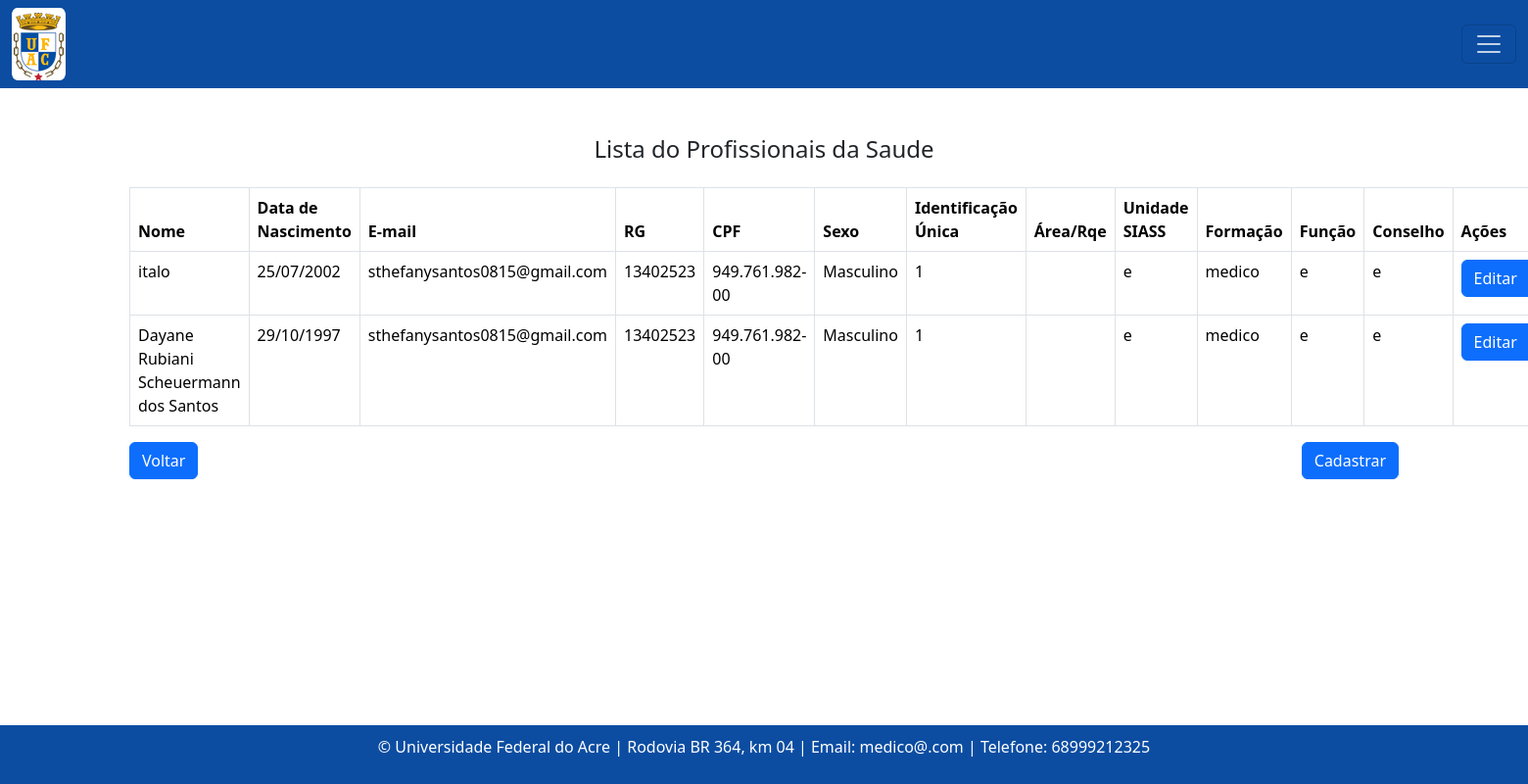
Page /profissionaldasaude/ on the earlier database version.
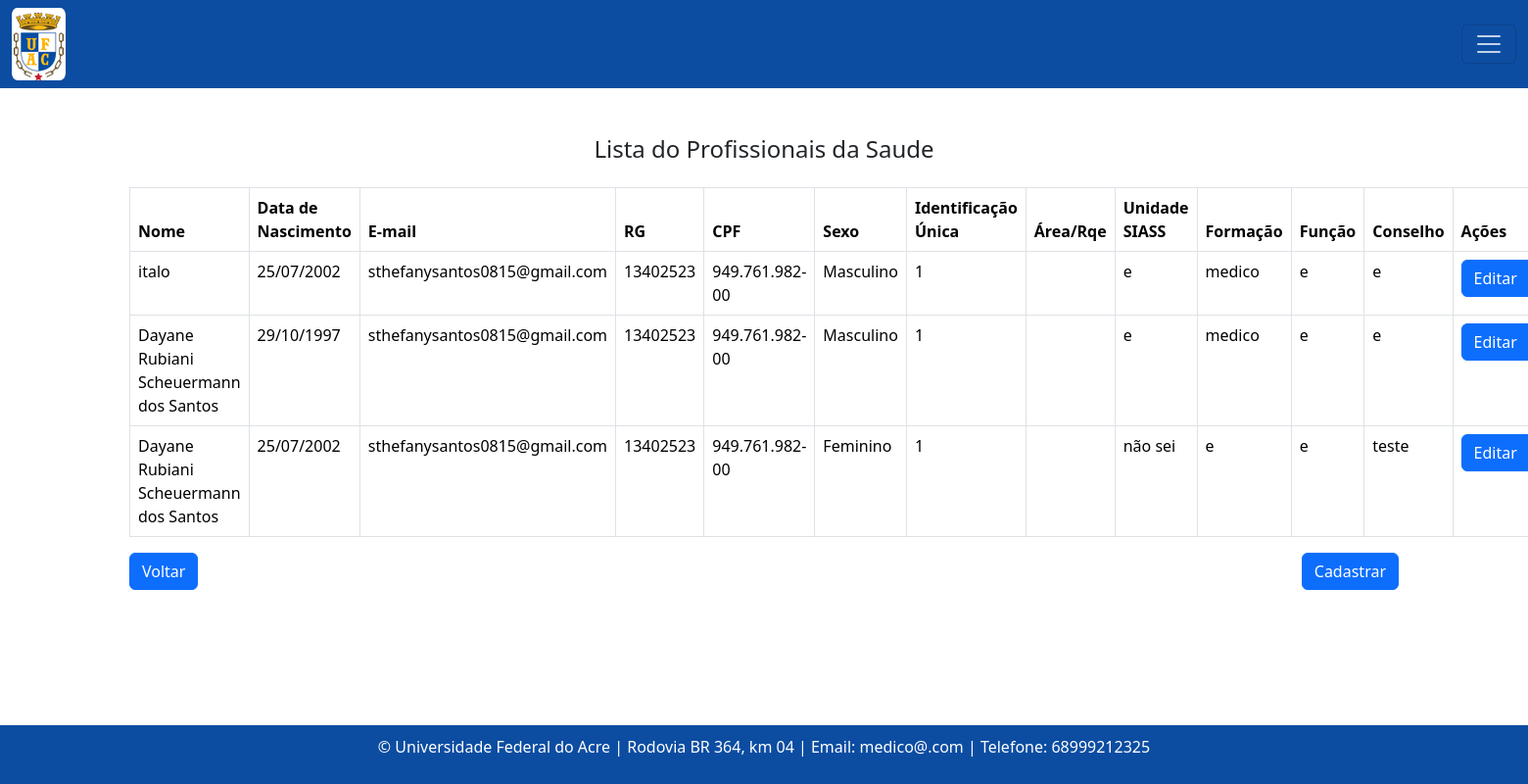
Same page on the later database version.
### consulta/models.py (models this page shows, shortened)
class Profissionaldasaude(models.Model):
    nome = models.CharField(max_length=100)
    data_nascimento = models.DateField()
    email = models.EmailField()
    rg = models.CharField(max_length=20)
    cpf = models.CharField(max_length=14)
    sexo = models.CharField(max_length=1, choices=[('M', 'Masculino'), ('F', 'Feminino')]) #O parâmetro choices em um campo CharField ou IntegerField é usado para fornecer uma lista de escolhas para esse campo
    identificacao_unica = models.CharField(max_length=50, default='')
    cep = models.CharField(max_length=9)
    cidade = models.CharField(max_length=50)
    bairro = models.CharField(max_length=50, default='')
    uf = models.CharField(max_length=2)
    numero = models.CharField(max_length=10)
    ddd_telefone = models.CharField(max_length=10)
    complemento = models.CharField(max_length=100, blank=True, null=True, default='') # blank=True, null=True é pra dizer que não é obrigatorio
    area = models.CharField(max_length=50, default='')
    unidade_siass = models.CharField(max_length=50, default='')
    formacao = models.CharField(max_length=20)
    conselho = models.CharField(max_length=20)
    registro = models.CharField(max_length=20)

### consulta/views.py (the view)
# urls.py: path('profissionaldasaude/', listar_profissionaldasaude, name= 'profissionaldasaudeListagem'),
def listar_profissionaldasaude(request):
    profissionaldasaude = Profissionaldasaude.objects.all()
    return render(request, 'consultas/listagem_profissionaldasaude.html', {'profissionaldasaude': profissionaldasaude})

### templates/consultas/listagem_profissionaldasaude.html (shortened to what this page needs)
{% extends "base.html" %}
{% block content %}
  <h4 class="text-center mb-4">Lista do Profissionais da Saude</h4>
  <table class="table table-bordered">
    <thead>
      <tr>
        <th>Nome</th>
        <th>Data de Nascimento</th>
        <th>E-mail</th>
        <th>RG</th>
        <th>CPF</th>
        <th>Sexo</th>
        <th>Identificação Única</th>
        <th>Área/Rqe</th>
        <th>Unidade SIASS</th>
        <th>Formação</th>
        <th>Função</th>
        <th>Conselho</th>
        <th>Ações</th>
      </tr>
    </thead>
    <tbody>
      {% for profissionaldasaude in profissionaldasaude %}
      <tr>
        <td>{{ profissionaldasaude.nome }}</td>
        <td>{{ profissionaldasaude.data_nascimento | date:"d/m/Y " }}</td>
        <td>{{ profissionaldasaude.email }}</td>
        <td>{{ profissionaldasaude.rg }}</td>
        <td>{{ profissionaldasaude.cpf }}</td>
        <td>{{ profissionaldasaude.get_sexo_display }}</td>
        <td>{{ profissionaldasaude.identificacao_unica }}</td>
        <td>{{ profissionaldasaude.area_rqe }}</td>
        <td>{{ profissionaldasaude.unidade_siass }}</td>
        <td>{{ profissionaldasaude.formacao }}</td>
        <td>{{ profissionaldasaude.conselho }}</td>
        <td>{{ profissionaldasaude.registro }}</td>
        <td>
          <div class="btn-group" role="group" aria-label="Ações">
            <a href="{% url 'profissionaldasaudeEditar' profissionaldasaude.id %}" class="btn btn-primary">Editar</a>
          </div>
        </td>
      </tr>
    {% endfor %}
  </tbody>
</table>
<div class="d-flex justify-content-between">
  <a class="btn btn-primary" href="{% url 'home' %}">Voltar</a>
  <a class="btn btn-primary" href="{% url 'profissionaldasaudeCreate'  %}">Cadastrar</a>
</div>
{% endblock %}

### templates/base.html (shortened to what this page needs)
<!DOCTYPE html>
<html lang="en">
{%load static%}
<head>
    <link rel="stylesheet" type="text/css"  href="{% static 'bootstrap5.3.2/css/bootstrap.css' %}" >
    <link rel="stylesheet" type="text/css" href="{% static 'css/estilos.css' %}">
</head>
<body style="min-height: 100vh; display: flex; flex-direction: column;">
    <nav class="navbar" style="background-color: #0C4DA2; color: white;">
        <div class="container-fluid">
            <a class="navbar-brand text-white" href="#">
                <img src="{% static 'imagens/logo_ufac_2.png' %}" style="margin: auto; display: flex ">
            </a>
            <button class="navbar-toggler" type="button" data-bs-toggle="offcanvas" data-bs-target="#offcanvasNavbar" aria-controls="offcanvasNavbar" >
                <span class="navbar-toggler-icon" style="filter: brightness(0) invert(1);"></span>
            </button>
        </div>
    </nav>
    <div class="container mt-5" style="flex: 1;">
        {% block content %}{% endblock %}
    </div>
    <footer class="text-center mt-4" style="background-color: #0C4DA2; color: white; padding: 10px;">
        <p>&copy; {{ year }} Universidade Federal do Acre | Rodovia BR 364, km 04 | Email: medico@.com | Telefone: 68999212325</p>
    </footer>
</body>
</html>

### static/css/estilos.css (style rules this page uses)
.navbar-brand { background-color: white; width: 55px; height: 74px; display: flex; align-items: center; justify-content: center; border-radius: 10%; }
.navbar-toggler { color:#ffffff; }

Differences in the rows shown:
added Profissionaldasaude: nome "Dayane Rubiani Scheuermann dos Santos", data_nascimento "25/07/2002", email "sthefanysantos0815@gmail.com", rg "13402523", cpf "949.761.982-00", sexo "Feminino", identificacao_unica "1", unidade_siass "não sei", formacao "e", conselho "e", registro "teste"
